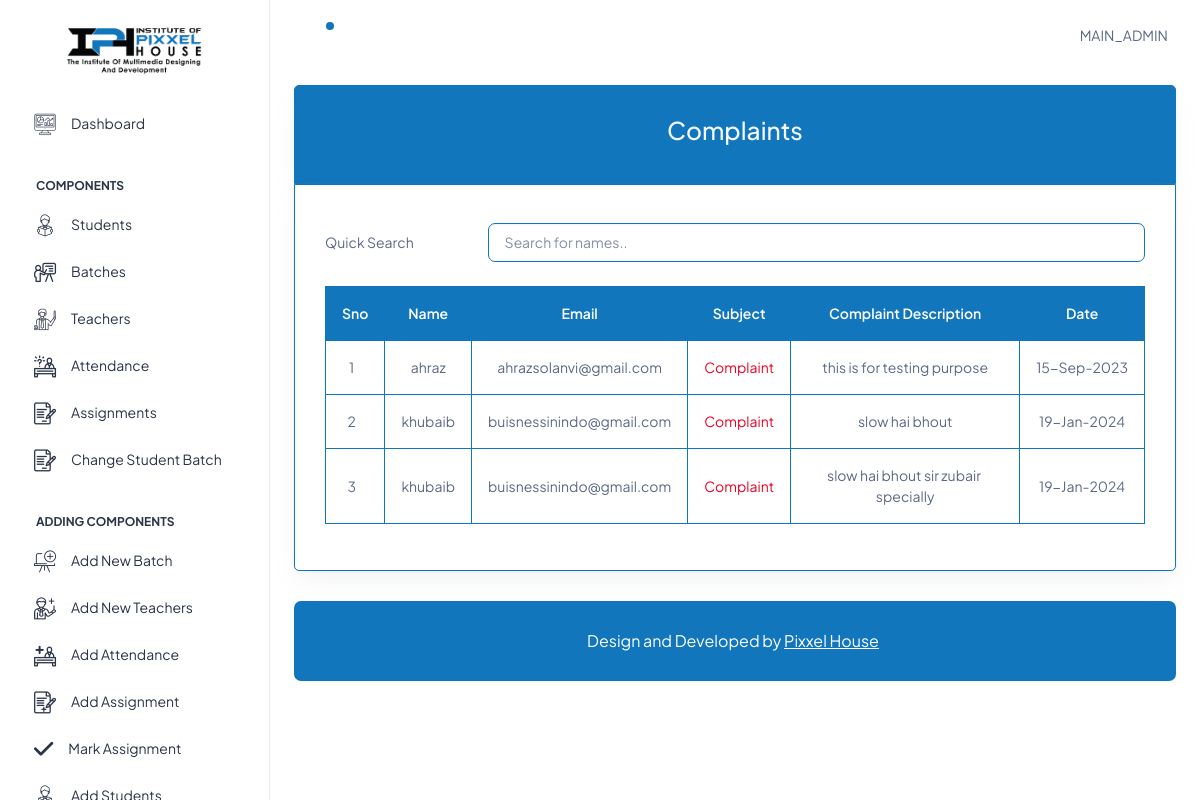
The app's page /admin_dashboard/complaint.php (signed in) with its own data.
### tables this page shows
CREATE TABLE `main_admin` (
  `sno` int(11) NOT NULL,
  `user_name` varchar(255) NOT NULL,
  `email` varchar(255) NOT NULL,
  `password` varchar(255) NOT NULL,
  `image` varchar(500) NOT NULL
);

CREATE TABLE `complain` (
  `Id` int(11) NOT NULL,
  `name` varchar(255) NOT NULL,
  `email` varchar(255) NOT NULL,
  `complain_status` varchar(255) NOT NULL,
  `message` varchar(1000) NOT NULL,
  `date` varchar(255) NOT NULL
);

### functions/function.php (called while the page is built, shortened)
<?php
function get_table_data2($tableName, $connection, $columnName, $columnValue)
{
    $query = "SELECT * FROM $tableName WHERE `$columnName` = ?";
    $stmt = mysqli_prepare($connection, $query);
    mysqli_stmt_bind_param($stmt, "s", $columnValue);
    mysqli_stmt_execute($stmt);
    $result = mysqli_stmt_get_result($stmt);
    if ($result) {
        return $result;
    } else {
        echo "Error executing statement: " . mysqli_stmt_error($stmt);
        return false;
    }
}

### admin_dashboard/complaint.php (the view, shortened to what this page needs)
<!doctype html>
<html lang="en">
<head>
    <?php include('include/links.php'); ?>
</head>
<body>
    <div class="page-wrapper" id="main-wrapper" data-layout="vertical" data-navbarbg="skin6" data-sidebartype="full" data-sidebar-position="fixed" data-header-position="fixed">
        <?php include('include/sidebar.php'); ?>
        <div class="body-wrapper">
            <header class="app-header">
                <?php include('include/navbar.php'); ?>
            </header>
            <div class="container-fluid">
                <div class="card bg-primary card-bottom-ph my-border-primary-1 my-border-top-1">
                    <div class="card-body">
                        <h3 class=" text-center text-light">Complaints</h3>
                    </div>
                </div>
                <div class="card my-border-primary-1 my-border-bottom-1">
                    <div class="card-body table-body">
                        <div class="row mt-2">
                            <div class="col-md-12 d-flex align-items-center">
                                <label class="w-25">Quick Search</label>
                                <input type="text" id="myInput" onkeyup="myFunction()" placeholder="Search for names.." title="Type in a name" class="form-control">
                            </div>
                        </div>
                        <div class="table-responsive main-table mt-4">
                            <table id="myTable" class="teacher-table table-bordered table data-table text-nowrap text-center my-border-primary-1">
                                <thead class="bg-primary text-white">
                                    <?php
                                    $thead_array = ['Sno', 'Name', 'Email', 'Subject', 'Complaint Description', 'Date'];
                                    foreach ($thead_array as $key => $value) {
                                    ?>
                                        <th><?php echo $value; ?></th>
                                    <?php
                                    }
                                    ?>
                                </thead>
                                <?php
                                $show_complain_qry = "SELECT * FROM `complain` ORDER BY `complain`.`date` ASC";
                                $show_complain=mysqli_query($con,$show_complain_qry);
                                while ($row = mysqli_fetch_assoc($show_complain)) {
                                ?>
                                    <tr>
                                        <td class="vertical-align-middle"></td>
                                        <td class="vertical-align-middle"><?php echo $row['name'] ?></td>
                                        <td class="vertical-align-middle"><?php echo $row['email'] ?></td>
                                        <td class="vertical-align-middle"><?php
                                        if($row['complain_status']=='Complain'){
                                           echo '<span class="text-danger">Complaint</span>';
                                        }else{
                                            echo '<span class="text-primary">Review</span>';
                                        }
                                        ?></td>
                                        <td class="vertical-align-middle" style='white-space: break-spaces;'><?php echo $row['message'] ?></td>
                                        <td class="vertical-align-middle"><?php echo $row['date'] ?></td>
                                    </tr>
                                <?php
                                }
                                ?>
                            </table>
                        </div>
                    </div>
                </div>
                <?php include('include/footer.php'); ?>
            </div>
        </div>
    </div>
</body>
</html>

### admin_dashboard/include/navbar.php (shortened to what this page needs)
<?php
include('include/connect.php');
if (isset($_SESSION['admin_login'])) {
  $admin_session = $_SESSION['admin_login'];
  $admin_details = get_table_data2('main_admin', $con, 'email', $admin_session);
  while ($admin = mysqli_fetch_assoc($admin_details)) {
    $user_name = $admin['user_name'];
  }
}
?>
<nav class="navbar navbar-expand-lg navbar-light apply_shadow-ph">
  <?php
  $circle_anim = '';
  ?>
  <ul class="navbar-nav notification-parent" data-admin-id='0' requestFetch='true'>
    <li class="nav-item">
      <a class="nav-link nav-icon-hover " id='not-bell' href="javascript:void(0)">
        <i class="ti ti-bell-ringing"></i>
        <div class="notification bg-primary rounded-circle  <?php echo $circle_anim; ?>" id="not-cir"></div>
      </a>
    </li>
  </ul>
  <div class="navbar-collapse justify-content-end px-0" id="navbarNav">
    <ul class="navbar-nav flex-row ms-auto align-items-center justify-content-end">
      <li class="nav-item dropdown">
        <a><?php echo strtoupper($user_name) ?></a>
      </li> &nbsp &nbsp
    </ul>
  </div>
</nav>

### assets/css/my-style.css (style rules this page uses)
.vertical-align-middle { vertical-align: middle !important; }
.my-border-top-1 { border-top-left-radius: 5px !important; border-top-right-radius: 5px !important; border-bottom-left-radius: 0px !important; border-bottom-right-radius: 0px !important; }
.my-border-bottom-1 { border-top-left-radius: 0px !important; border-top-right-radius: 0px !important; border-bottom-left-radius: 5px !important; border-bottom-right-radius: 5px !important; }
.my-border-primary-1 { border: 1px solid #1176bc !important; }
input, select, textarea { border: 1px solid #1176bc !important; }
.card-bottom-ph { margin-bottom: 0px !important; }
.notification-parent { position: relative; }

### assets/css/other.css (style rules this page uses)
.teacher-table tr:not(.fble_htr) { counter-increment: rowNumber; }
.teacher-table tr:not(.fble_htr) td:first-child::before { content: counter(rowNumber); min-width: 1em; margin-right: 0.5em; }

### assets/css/an_style.css (style rules this page uses)
* { box-sizing: border-box; text-decoration: none; }
tbody, tfoot, thead, tr { width: 100%; }

### records on screen
main_admin: user_name "MAIN_ADMIN"
complain: name "ahraz", email "ahrazsolanvi@gmail.com", complain_status "Complaint", message "this is for testing purpose", date "15-Sep-2023"
complain: name "khubaib", email "buisnessinindo@gmail.com", complain_status "Complaint", message "slow hai bhout", date "19-Jan-2024"
complain: name "khubaib", email "buisnessinindo@gmail.com", complain_status "Complaint", message "slow hai bhout sir zubair specially", date "19-Jan-2024"

### other values on screen
$value "Sno"
$value "Name"
$value "Email"
$value "Subject"
$value "Complaint Description"
$value "Date"
